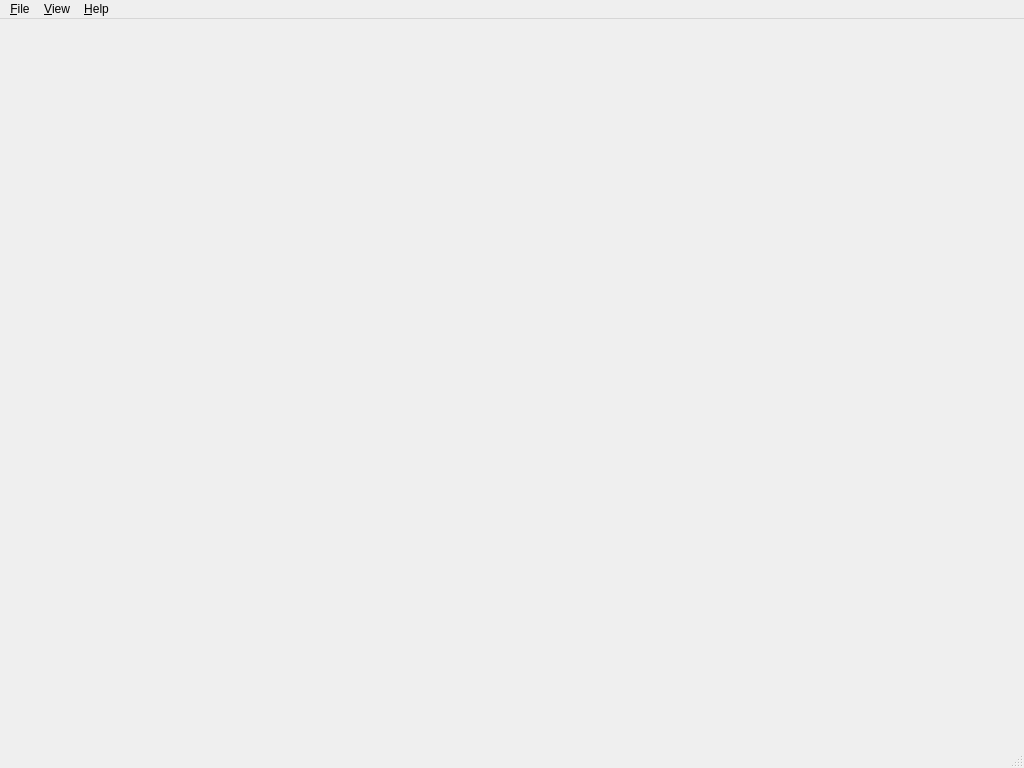
<?xml version="1.0" encoding="UTF-8"?>
<ui version="4.0">
 <class>MainWindow</class>
 <widget class="QMainWindow" name="MainWindow">
  <property name="geometry">
   <rect>
    <x>0</x>
    <y>0</y>
    <width>1024</width>
    <height>768</height>
   </rect>
  </property>
  <property name="windowTitle">
   <string>D IRC Client - Qt</string>
  </property>
  <widget class="QWidget" name="centralwidget">
   <layout class="QVBoxLayout" name="verticalLayout">
    <property name="spacing">
     <number>0</number>
    </property>
    <property name="leftMargin">
     <number>0</number>
    </property>
    <property name="topMargin">
     <number>0</number>
    </property>
    <property name="rightMargin">
     <number>0</number>
    </property>
    <property name="bottomMargin">
     <number>0</number>
    </property>
    <item>
     <widget class="QSplitter" name="splitter">
      <property name="orientation">
       <enum>Qt::Horizontal</enum>
      </property>
     </widget>
    </item>
    <item>
     <widget class="QWidget" name="inputContainer" native="true"/>
    </item>
   </layout>
  </widget>
  <widget class="QMenuBar" name="menuBar">
   <property name="geometry">
    <rect>
     <x>0</x>
     <y>0</y>
     <width>1024</width>
     <height>22</height>
    </rect>
   </property>
   <widget class="QMenu" name="menuFile">
    <property name="title">
     <string>&amp;File</string>
    </property>
    <addaction name="actionConnect"/>
    <addaction name="actionDisconnect"/>
    <addaction name="separator"/>
    <addaction name="actionQuit"/>
   </widget>
   <widget class="QMenu" name="menuView">
    <property name="title">
     <string>&amp;View</string>
    </property>
     <addaction name="actionDark"/>
     <addaction name="actionLight"/>
   </widget>
   <widget class="QMenu" name="menuHelp">
    <property name="title">
     <string>&amp;Help</string>
    </property>
    <addaction name="actionAbout"/>
   </widget>
   <addaction name="menuFile"/>
   <addaction name="menuView"/>
   <addaction name="menuHelp"/>
  </widget>
  <widget class="QStatusBar" name="statusbar"/>
  <action name="actionConnect">
   <property name="text">
    <string>&amp;Connect</string>
   </property>
  </action>
  <action name="actionDisconnect">
   <property name="text">
    <string>&amp;Disconnect</string>
   </property>
  </action>
  <action name="actionQuit">
   <property name="text">
    <string>&amp;Quit</string>
   </property>
  </action>
  <action name="actionDark">
   <property name="text">
    <string>&amp;Dark Theme</string>
   </property>
  </action>
  <action name="actionLight">
   <property name="text">
    <string>&amp;Light Theme</string>
   </property>
  </action>
  <action name="actionAbout">
   <property name="text">
    <string>&amp;About</string>
   </property>
  </action>
 </widget>
 <resources/>
 <connections/>
</ui>
